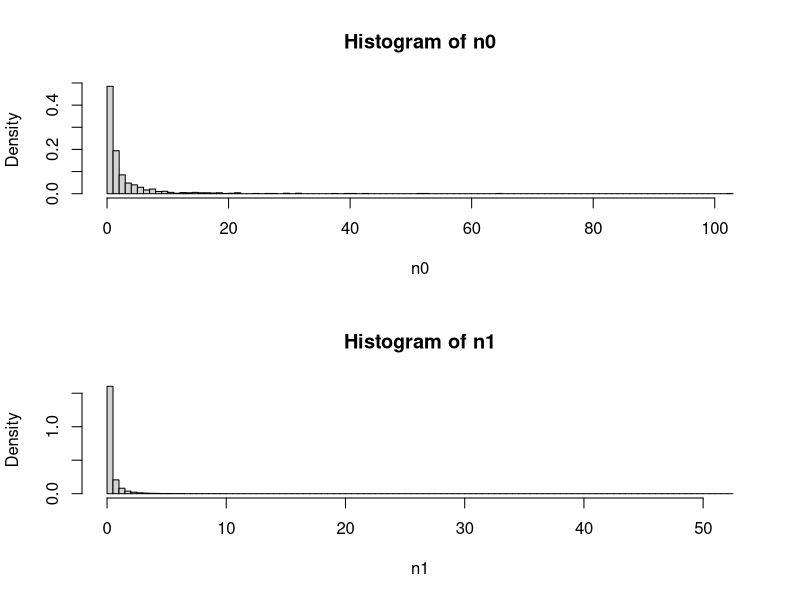
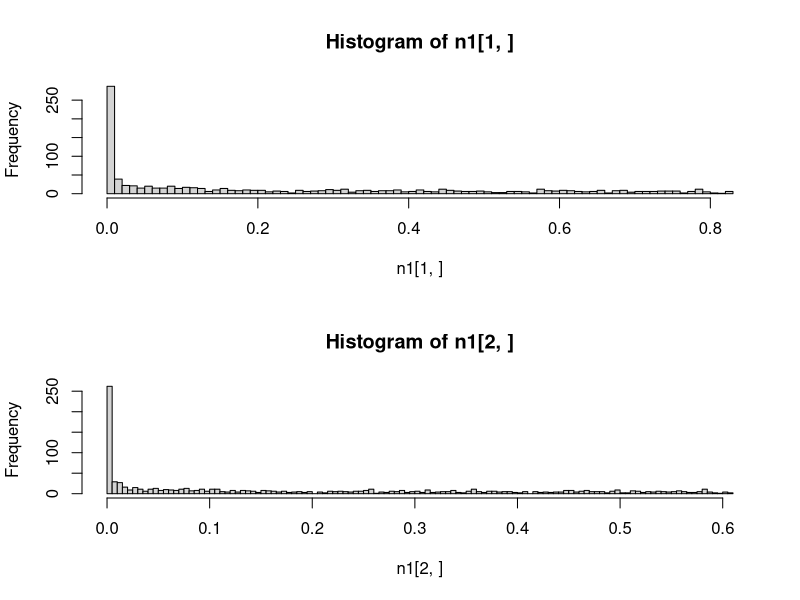
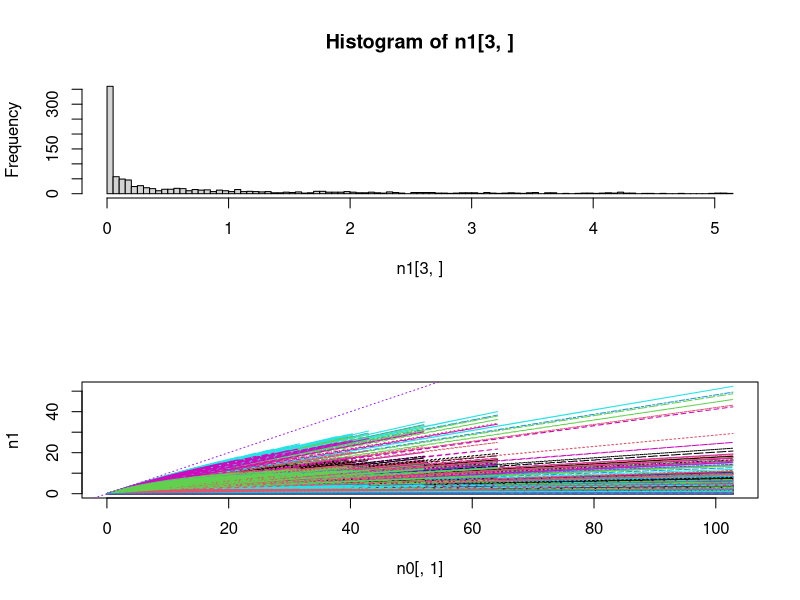
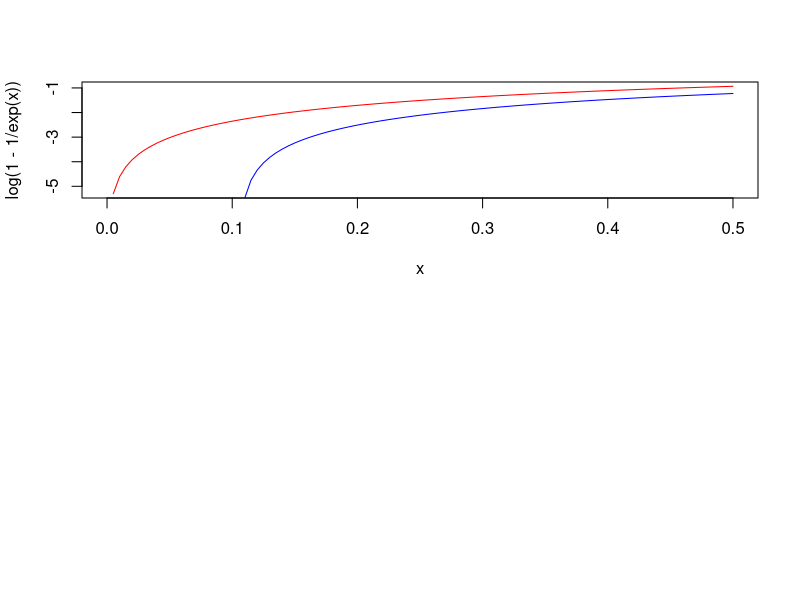
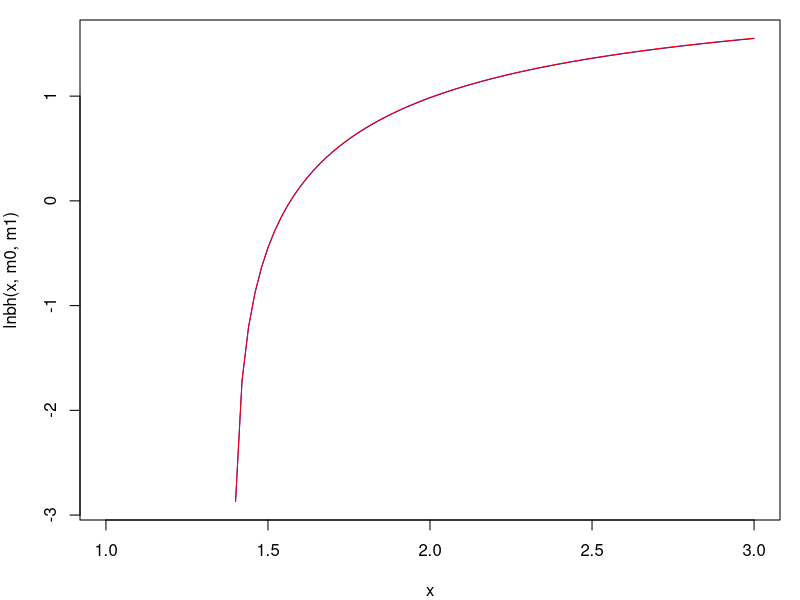
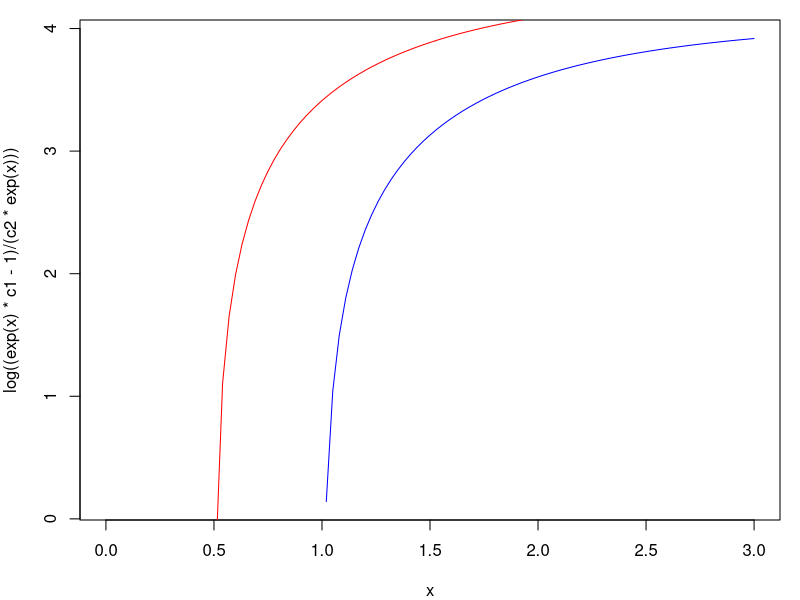
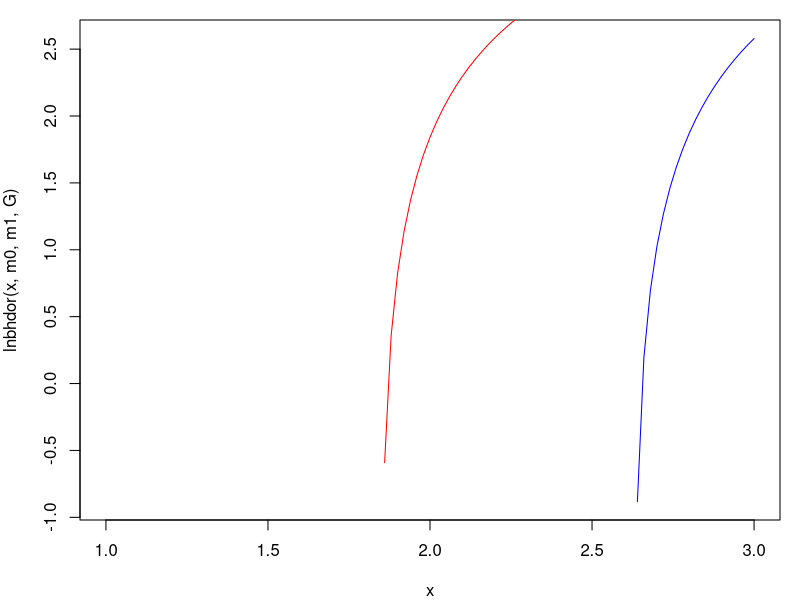
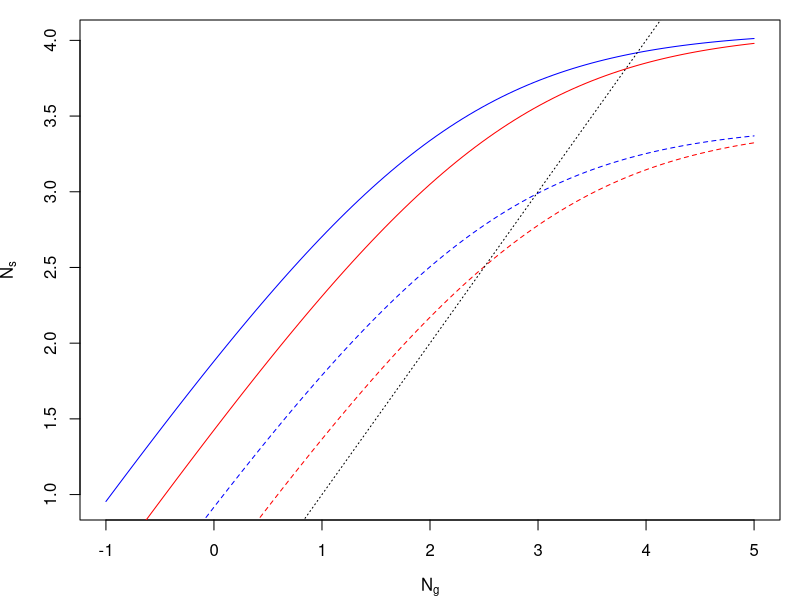

Reproduce these figures in R, in order. (Note: this script raises an error after producing the figures.)
####################################################################
# Explore how random variation in Beverton-Holt mortality function #
# affects the distribution of population sizes                     #
####################################################################

# Functions ---------------------------------------------------------------

BH <- function(n_in,m0,m1){
  n_out <- n_in * exp(-m0) / ( 1 + (m1/m0)*(1-exp(-m0))*n_in )
  return(n_out)
}
# assuming T = 1

lnbh <- function(y,m0,m1,T3=0.3){
  c1 <- exp(-m0*T3)
  c2 <- (1-exp(-m0)*T3)*m1/m0
  log((y*c1-1)/(c2*y))
}

lnbhdor <- function(Y,m0,m1,G,T3=0.3){
  S0 <- exp(-m0)
  c1 <- exp(-m0*T3)
  c2 <- (1-exp(-m0)*T3)*m1/m0
  log((c1*G*Y-G*S0+S0-1) / (c2*G*Y*((G-1)*S0+1)))
}

Kcalc <- function(m0,m1){
  exp(-m0)/( (1-exp(-m0)) * (m1/m0) )
} 
# assuming T=1


sGBH <- function(n_in,Y,m0,m1,G,T3=0.3){
  So <- exp(-m0)
  Sn <- exp(-m0*T3)
  n_in*((1-G)*So + G*Y*Sn / (1 + G*Y*(1-Sn)*(m1/m0)*n_in))
}

# Exploration -------------------------------------------------------------

ln0_min <- -5
ln0_max <- 0
nseq <- 10^3
neps <- 10^3
alpha_m <- 0.1
beta_m <- 1

# n0_seq <- exp(seq(ln0_min,ln0_max,length.out=nseq))
# eps_m <- seq(-1,1,length.out=neps)
n0_seq <- exp(rnorm(nseq,0,1.5))
eps_m <- rnorm(neps,0,2)
  
m0 <- m1 <- n0 <- n1 <- matrix(NA,nr=nseq,nc=neps)

m0[] <- rep(exp(outer(alpha_m,eps_m,"+")),each=nseq)
m1[] <- rep(exp(outer(beta_m,eps_m,"+")),each=nseq)
n0[] <- rep(n0_seq,times=neps)
n1 <- BH(n0,m0,m1)

par(mfrow=c(2,1))
hist(n0,breaks=100,prob=T)
hist(n1,breaks=100,prob=T)

hist(n1[1,],breaks=100)
hist(n1[2,],breaks=100)
hist(n1[3,],breaks=100)

matplot(n0[,1],n1,type="l")
abline(0,1,col="purple",lty=3)

(K <- BH(10^10,m0[1,],m1[1,]))

# Plant example -----------------------------------------------------------
  # From Yodzis and work on desert annuals

### Without seed dormancy

curve(log(1-1/exp(x)),col="red",xlim=c(0,0.5))
curve(log(0.9-1/exp(x)),col="blue",add=T)
# drop-off occurs earlier at lower K

m0 <- 1.1
m1 <- 0.1
par(mfrow=c(1,1),mar=c(4,4,1,1))
curve(lnbh(x,m0,m1),col="blue",xlim=c(1,3))
m1 <- 0.01
curve(lnbh(x,m0,m1)-2.3,col="red",add=T)
# changing c2 only changes equilibrium N by constant factor (shifts intercept)

m0 <- 1
m1 <- 0.01
c1 <- exp(-m0)
c2 <- (1-exp(-m0))*m1/m0
curve(log((exp(x)*c1-1)/(c2*exp(x))),col="blue",xlim=c(0,3))
m0 <- 0.5
c1 <- exp(-m0)
c2 <- (1-exp(-m0))*m1/m0
curve(log((exp(x)*c1-1)/(c2*exp(x))),col="red",add=T)
# changing c1 -> drop-off occurs *earlier* at lower K

### With seed dormancy

G <- 0.4
m0 <- 1
m1 <- 0.01
curve(lnbhdor(x,m0,m1,G),col="blue",xlim=c(1,3))
m0 <- 0.5
curve(lnbhdor(x,m0,m1,G),col="red",add=T)
  # Same result with G - drop-off earlier for lower K

# How does Y affect BH curve? ---------------------------------------------

Y <- 3 # log scale
m0 <- 1
curve(log(BH(exp(x+Y),m0,m1)),col="blue",xlim=c(-1,5),
  xlab=expression(N[g]),ylab=expression(N[s])) # ignores dormancy
curve(log(BH(exp(x+Y-0.5),m0,m1)),col="red",add=T)
m0 <- 2
curve(log(BH(exp(x+Y),m0,m1)),col="blue",add=T,lty=2)
curve(log(BH(exp(x+Y-0.5),m0,m1)),col="red",add=T,lty=2)
abline(0,1,lty=3)
  # -0.5 -> reduce y by a freaction of exp(0.5)=1.6
  # decrease in y reduces equilibrium N by *more* when max popsize (K) is lower
  # Explantion:
  # - increasing Y makes a bigger difference to Ns when few seeds are being 
  # produced (bigger difference in [blue - red] at lower Ng (or Y)) 
  # - increasing m0 -> fewer seeds survive -> lower reproduction next year
  # -> bigger effect of change in Y
  # (but assumes that general shape of function stays the same? 
  # Increasing m0 makes curve steeper too, but this isn't important here,
  # as doesn't affect difference between blue and red much?)

# Y is just scaling up and down, changing c2 does the same thing?

# How does G affect BH curve? ---------------------------------------------

m0 <- 0.1
m1 <- 0.01
curve(lnbhdor(x,m0,m1,G=0.75),col="blue",xlim=c(0,5),ylim=c(-0.5,5))
curve(lnbhdor(x,m0,m1,G=0.5),col="red",add=T)
curve(lnbhdor(x,m0,m1,G=0.25),col="green",add=T)
  # above a certain Y, get more pop with high G, but as Y decreases, better to have low G

m0 <- 0.1
m1 <- 0.01
curve(lnbhdor(exp(x),m0,m1,G=0.75),col="blue",xlim=c(0,1.5),ylim=c(-0.5,5))
curve(lnbhdor(exp(x),m0,m1,G=0.25),col="red",add=T)
m0 <- 0.2
m1 <- 0.01
curve(lnbhdor(exp(x),m0,m1,G=0.75),col="blue",lty=2,add=T)
curve(lnbhdor(exp(x),m0,m1,G=0.25),col="red",lty=2,add=T)
  # When G is lower, reducing K has bigger effect on drop-off threshold for Y
  # (but will still always reduce it, so doesn't explain positive correlations)

m0 <- 0.1
m1 <- 0.01
curve(lnbhdor(x,m0,m1,G=0.75)-lnbhdor(x,m0,m1,G=0.25),col="blue",xlim=c(0,10))
m0 <- 0.2
m1 <- 0.01
curve(lnbhdor(x,m0,m1,G=0.75)-lnbhdor(x,m0,m1,G=0.25),col="red",add=T)
m0 <- 0.3
m1 <- 0.01
curve(lnbhdor(x,m0,m1,G=0.75)-lnbhdor(x,m0,m1,G=0.25),col="green",add=T)
abline(h=0,lty=3)
  # m1 -> lower germination favoured for given Y 

m0 <- 0.1
m1 <- 0.01
curve(lnbhdor(x,m0,m1,G=0.75)-lnbhdor(x,m0,m1,G=0.25),col="blue",xlim=c(0,10))
m0 <- 0.1
m1 <- 0.015
curve(lnbhdor(x,m0,m1,G=0.75)-lnbhdor(x,m0,m1,G=0.25),col="red",add=T)
abline(h=0,lty=3)
  # m2 -> proportional effect of G on dK is the same

# How does DI mortality relate to K? --------------------------------------

curve(Kcalc(exp(x),1),xlim=c(-5,5))
curve(Kcalc(exp(x),2),col="red",add=T)
  # higher m0 -> lower K

# Optimal G - constant environment ----------------------------------------

  # maximise equilibrium population size (ignoring extinction)

nY <- 5
nm0 <- 5
nm1 <- 5
nG <- 50

Yseq <- exp(seq(0,5,length.out=nY))
m0seq <- exp(seq(-1.5,0,length.out=nm0))
m1seq <- exp(seq(-4,4,length.out=nm1))
Gseq <- plogis(seq(-5,5,length.out=nG))

pd <- expand.grid(Y=Yseq,m0=m0seq,m1=m1seq,G=Gseq) # parameter data

lK_GY_plot <- function(m){
  require(reshape2)
  require(fields)
  pd$lK <- with(pd, lnbhdor(Y,m0,m1,G,T3=0.3))
  plotvars <- c("Y","G")
  pd1 <- subset(pd,m0==m & m1==m1seq[2],select=c(plotvars,"lK"))
  plotmat <- acast(melt(pd1,id=plotvars),G~Y)
  matplot(qlogis(Gseq),plotmat,type="l",lty=1,col=tim.colors(nY))
}

par(mfrow=c(2,2),mar=c(3,3,2,2))
lK_GY_plot(m0seq[1])  
lK_GY_plot(m0seq[2])  
lK_GY_plot(m0seq[3])  
lK_GY_plot(m0seq[4])  
  # m1 has no impact on optimal phenotype (only affects value of K)
  # G=0 is never optimal
  # Lower Y favours *higher* G -> should have negative G~z relationship?
  # (These plots show optimal G in years with different Y?)
  # Higher m0 favours higher G

lK_YG_plot <- function(m){
  require(reshape2)
  require(fields)
  pd$lK <- with(pd, lnbhdor(Y,m0,m1,G,T3=0.3))
  plotvars <- c("Y","G")
  pd1 <- subset(pd,m0==m & m1==m1seq[2],select=c(plotvars,"lK"))
  plotmat <- acast(melt(pd1,id=plotvars),Y~G)
  matplot(log(Yseq),plotmat,type="l",lty=1,col=tim.colors(nG))
}

par(mfrow=c(2,2),mar=c(3,3,2,2))
lK_YG_plot(m0seq[1])  
lK_YG_plot(m0seq[2])  
lK_YG_plot(m0seq[3])  
lK_YG_plot(m0seq[4])
  # low G -> 
  # - earlier drop-off in N with Y
  # - larger proportional drop-offs in N with Y
  # so *more* affected by CC if lower G (even without plasticity)
  # this tallies with "lower Y -> higher optimal G" results

# Optimal G - variable environment ----------------------------------------

np <- nrow(pd) # number of parameter combinations
nb <- 100
nt <- 1000 + nb
ns <- 10 # n y sig
Ysigseq <- exp(seq(-2,2,length.out=ns))
N0 <- 1000

Narr <- Yarr <- array(dim=c(nt,ns,np))
m0arr <- m1arr <- Garr <- array(dim=c(ns,np))
m0arr[] <- rep(pd$m0,each=ns)
m1arr[] <- rep(pd$m1,each=ns)
Garr[] <- rep(pd$G,each=ns)

Yarr[] <- exp(
  rep(log(pd$Y),each=nt*ns)
  + rep(outer(rnorm(n=nt,mean=0,sd=1),Ysigseq),times=np)
) # only works because Y varies the fastest of all params in pd

Narr[1,,] <- N0

for(t in 2:nt){
  Narr[t,,] <- sGBH(Narr[t-1,,],Yarr[t,,],m0arr,m1arr,Garr)
}

lNarr <- log(Narr)
lNmuarr <- apply(lNarr[-(1:nb),,],2:3,mean)
lNsdarr <- apply(lNarr[-(1:nb),,],2:3,sd)
lNmedarr <- apply(lNarr[-(1:nb),,],2:3,median)

Nd <- expand.grid(Ysig=Ysigseq,Y=Yseq,m0=m0seq,m1=m1seq,G=Gseq)
Nd$lNmu <- as.vector(lNmuarr)
Nd$lNsd <- as.vector(lNsdarr)
Nd$lNmed <- as.vector(lNmedarr)

lmu_Ysig_G_plot <- function(pY,pm0,pm1,xvar="G",...){
  require(reshape2)
  require(fields)
  plotvars <- c("Ysig","G")
  Nd1 <- subset(Nd,Y==pY & m0==pm0 & m1==pm1,select=c(plotvars,"lNmu"))
  if(xvar=="G"){
    plotmat <- acast(melt(Nd1,id=plotvars),G~Ysig)
    matplot(qlogis(Gseq),plotmat,type="l",lty=1,col=tim.colors(ns),
            ylim=c(-2,max(ceiling(plotmat))),
            ...)
  }
  if(xvar=="Ysig"){
    plotmat <- acast(melt(Nd1,id=plotvars),Ysig~G)
    matplot(Ysigseq,plotmat,type="l",lty=1,col=tim.colors(nG),
            ylim=c(-2,max(ceiling(plotmat))),
            ...)
  }
}

pdf(paste0("Plots/lmu_Ysig_G_",format(Sys.Date(),"%d%b%Y"),".pdf"),
    width=15,height=15)
iseq <- 1:5
ni <- length(iseq)
par(mfrow=c(ni,ni),mar=c(4,4,2,2),las=1,bty="l")
for(i in iseq){
  for(j in iseq){
    for(k in iseq){
      lmu_Ysig_G_plot(pY=Yseq[i],pm0=m0seq[j],pm1=m1seq[k],xvar="G",
                      xlab="G",ylab="ln(N)",
                      main=paste0("Y=",signif(Yseq[i],2),
                                  " m0=",signif(m0seq[j],2),
                                  " m1=",signif(m1seq[k],2)
                                  )
      )
    }
  }
}
dev.off()

par(mfrow=c(2,2),mar=c(4,4,2,2),las=1,bty="n")
lmu_Ysig_G_plot(pY=Yseq[4],pm0=m0seq[2],pm1=m1seq[2],xvar="G")
lmu_Ysig_G_plot(pY=Yseq[4],pm0=m0seq[4],pm1=m1seq[2],xvar="G")
lmu_Ysig_G_plot(pY=Yseq[2],pm0=m0seq[2],pm1=m1seq[4],xvar="G")
lmu_Ysig_G_plot(pY=Yseq[2],pm0=m0seq[2],pm1=m1seq[2],xvar="G")
  # - high m0 reduces effect of variance on optimal G, 
  # possibly even leads to env var favouring high G?
  # - m1 again just shifts population size without changing optimum
  # - low Y accentuates effects of env var on G?  
  # - low Y seems to favour higher G (again)

  # fluctuations favour G<1

par(mfrow=c(2,2))
lmu_Ysig_G_plot(pY=Yseq[5],pm0=m0seq[3],pm1=m1seq[3],xvar="Ysig")
lmu_Ysig_G_plot(pY=Yseq[5],pm0=m0seq[5],pm1=m1seq[3],xvar="Ysig")
lmu_Ysig_G_plot(pY=Yseq[5],pm0=m0seq[3],pm1=m1seq[5],xvar="Ysig")
lmu_Ysig_G_plot(pY=Yseq[2],pm0=m0seq[3],pm1=m1seq[3],xvar="Ysig")

lmu_Y_G_plot <- function(pYsig,pm0,pm1,xvar="G",...){
  require(reshape2)
  require(fields)
  plotvars <- c("Y","G")
  Nd1 <- subset(Nd,Ysig==pYsig & m0==pm0 & m1==pm1,select=c(plotvars,"lNmu"))
  if(xvar=="G"){
    plotmat <- acast(melt(Nd1,id=plotvars),G~Y)
    matplot(qlogis(Gseq),plotmat,type="l",lty=1,col=tim.colors(nY),
            ylim=c(-2,max(ceiling(plotmat))),
            ...
            )
  }
  if(xvar=="Y"){
    plotmat <- acast(melt(Nd1,id=plotvars),Y~G)
    matplot(Yseq,plotmat,type="l",lty=1,col=tim.colors(nG),
            ylim=c(-2,max(ceiling(plotmat))),
            ...
            )
  }
}

pdf(paste0("Plots/lmu_Y_G_",format(Sys.Date(),"%d%b%Y"),".pdf"),
    width=15,height=15)
iseq <- 1:5
ni <- length(iseq)
par(mfrow=c(ni,ni),mar=c(4,4,2,2),las=1,bty="l")
for(i in iseq*2){ # Ysig twice as long as others
  for(j in iseq){
    for(k in iseq){
      lmu_Y_G_plot(pYsig=Ysigseq[i],pm0=m0seq[j],pm1=m1seq[k],xvar="G",
                      xlab="G",ylab="ln(N)",
                      main=paste0("Ysig=",signif(Ysigseq[i],2),
                                  " m0=",signif(m0seq[j],2),
                                  " m1=",signif(m1seq[k],2)
                      )
      )
    }
  }
}
dev.off()

par(mfrow=c(2,2))
lmu_Y_G_plot(pYsig=Ysigseq[4],pm0=m0seq[2],pm1=m1seq[2],xvar="G")
lmu_Y_G_plot(pYsig=Ysigseq[4],pm0=m0seq[4],pm1=m1seq[2],xvar="G")
lmu_Y_G_plot(pYsig=Ysigseq[5],pm0=m0seq[2],pm1=m1seq[4],xvar="G")
lmu_Y_G_plot(pYsig=Ysigseq[2],pm0=m0seq[2],pm1=m1seq[2],xvar="G")
  # NB: outcome with median is almost exactly the same


# Analysis of high-variance scenario --------------------------------------

matplot(log(Yarr[1000:1100,,3000]),type="l")



# Royama plots ------------------------------------------------------------

par(mfrow=c(2,2))
nN <- 100
Nseq <- exp(seq(0,5,length.out=nN))

r_sGBH_seq <- function(Y,m0,m1,G){
  log(sGBH(Nseq,Y,m0,m1,G)/Nseq)
}

Royama_matplot <- function(ppd,...){
  require(fields)
  require(plyr)
  colourvar <- ppd[,which(sapply(ppd,function(x) length(unique(x)))>1)]
  ncolours <- length(colourvar)
  rd <- mdply(ppd, r_sGBH_seq)
  rarr <- t(as.matrix(subset(rd,select=names(rd)[!names(rd) %in% names(pd)])))
  matplot(log(Nseq),rarr,type="l",lty=1,col=tim.colors(ncolours),...)
  abline(h=0,col="black",lty=3)
}

par(mfrow=c(2,2))
Royama_matplot(subset(pd, Y==Yseq[3] & m0==m0seq[3] & m1==m1seq[3]))
Royama_matplot(subset(pd, Y==Yseq[5] & m0==m0seq[3] & m1==m1seq[3]))
Royama_matplot(subset(pd, Y==Yseq[3] & m0==m0seq[5] & m1==m1seq[3]))
Royama_matplot(subset(pd, Y==Yseq[3] & m0==m0seq[3] & m1==m1seq[5]))
  # - increasing G increases stability but generally reduces K (unless at low G)
  # - when seed mortatlity is high, G doesn't affect K much

Royama_matplot(subset(pd, m0==m0seq[3] & m1==m1seq[3] & G==Gseq[5]),ylim=c(-1,2))
Royama_matplot(subset(pd, m0==m0seq[3] & m1==m1seq[3] & G==Gseq[20]),ylim=c(-1,2))
Royama_matplot(subset(pd, m0==m0seq[3] & m1==m1seq[3] & G==Gseq[30]),ylim=c(-1,2))
Royama_matplot(subset(pd, m0==m0seq[3] & m1==m1seq[3] & G==Gseq[50]),ylim=c(-1,2))
  # - env var has more positive effects when G is low and when population
  # size is low (DD-clim interaction)
  # - declines in reproduction can have *less* severe effects when G is high?

  # (for squared rainfall, can just compare what happens if return to low Y again)

Royama_matplot(subset(pd, m0==m0seq[2] & m1==m1seq[3] & G==Gseq[25]))
Royama_matplot(subset(pd, m0==m0seq[3] & m1==m1seq[3] & G==Gseq[25]))
Royama_matplot(subset(pd, m0==m0seq[4] & m1==m1seq[3] & G==Gseq[25]))
Royama_matplot(subset(pd, m0==m0seq[5] & m1==m1seq[3] & G==Gseq[25]))
  # higher mortality -> lower K but overall patterns pretty similar?

Royama_matplot(subset(pd, m0==m0seq[3] & m1==m1seq[2] & G==Gseq[25]))
Royama_matplot(subset(pd, m0==m0seq[3] & m1==m1seq[3] & G==Gseq[25]))
Royama_matplot(subset(pd, m0==m0seq[3] & m1==m1seq[4] & G==Gseq[25]))
Royama_matplot(subset(pd, m0==m0seq[3] & m1==m1seq[5] & G==Gseq[25]))
  # higher m2 -> higher stability, lower K 
  # (just shifts intercept, effect happens because of non-linear DD?)

# Optimal plastic G - variable environment --------------------------------

  # (no need for plasticity in constant environment)

alpha_G <- beta_Gz <- matrix(NA,nr=np,nc=np) 
alpha_G[] <- -tau_mu*sqrt(pi^2/(3*tau_sd^2))
beta_Gz[] <- sqrt(pi^2/(3*tau_sd^2))
# based on Godfray & Rees 2002

  # - plot fitness distribution over different environments, calculate width to
  # quantify degree of bet-hedging
  # - can also infer effects of plasticity by looking at plots showing response 
  # to environment for different germination fractions (effectively 3d plots for
  # cue / environment)
